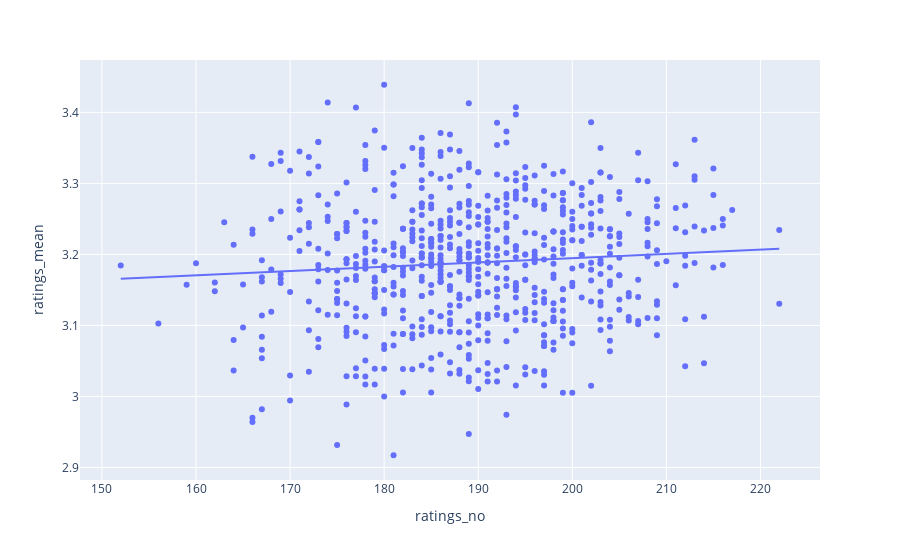

Notebook source saved alongside this figure:
### Code cell
figure = px.scatter(product_df,
                    x='ratings_no',
                    y='ratings_mean',
                    trendline='ols')

figure.show()

### Figure 1 — Plotly figure (JSON) as saved in the notebook; plotly's stock layout.template omitted (floating-point values rounded to 4 significant figures; data arrays with more than 128 entries replaced by an {"elided": "..."} marker saying what was removed)
{"data": [{"hovertemplate": "ratings_no=%{x}<br>ratings_mean=%{y}<extra></extra>", "legendgroup": "", "marker": {"color": "#636efa", "symbol": "circle"}, "mode": "markers", "name": "", "orientation": "v", "showlegend": false, "type": "scatter", "x": {"elided": "691 int values"}, "xaxis": "x", "y": {"elided": "691 float values"}, "yaxis": "y"}, {"hovertemplate": "<b>OLS trendline</b><br>ratings_mean = 0.000607095 * ratings_no + 3.07328<br>R<sup>2</sup>=0.006522<br><br>ratings_no=%{x}<br>ratings_mean=%{y} <b>(trend)</b><extra></extra>", "legendgroup": "", "marker": {"color": "#636efa", "symbol": "circle"}, "mode": "lines", "name": "", "showlegend": false, "type": "scatter", "x": {"elided": "691 int values"}, "xaxis": "x", "y": {"elided": "691 float values"}, "yaxis": "y"}], "layout": {"legend": {"tracegroupgap": 0}, "margin": {"t": 60}, "xaxis": {"anchor": "y", "domain": [0, 1], "title": {"text": "ratings_no"}}, "yaxis": {"anchor": "x", "domain": [0, 1], "title": {"text": "ratings_mean"}}}}
